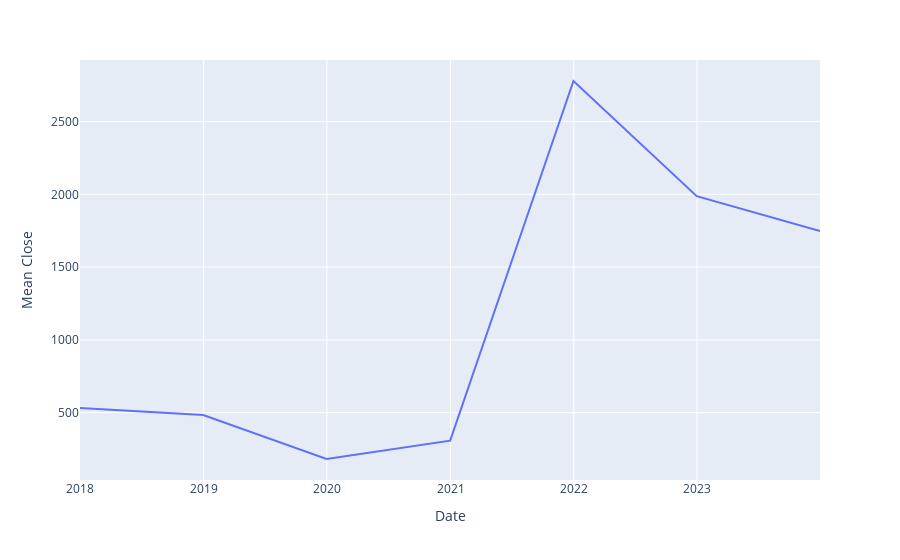

Notebook cell for this chart:
### Code cell
# yearly mean chart
yearly_close_mean = updated_data.resample('Y')['CLOSE'].mean()

# creating a new DataFrame with the resampled data
yearly_data = pd.DataFrame(
    {'Date': yearly_close_mean.index, 'Mean Close': yearly_close_mean.values})

# plotting the data
fig = px.line(yearly_data, x='Date', y='Mean Close', line_shape='linear', labels={
              'Date': 'Date', 'Mean Close': 'Mean Close'})
fig.show()

### Figure 1 — Plotly figure (JSON) as saved in the notebook; plotly's stock layout.template omitted (floating-point values rounded to 4 significant figures)
{"data": [{"hovertemplate": "Date=%{x}<br>Mean Close=%{y}<extra></extra>", "legendgroup": "", "line": {"color": "#636efa", "dash": "solid", "shape": "linear"}, "marker": {"symbol": "circle"}, "mode": "lines", "name": "", "orientation": "v", "showlegend": false, "type": "scatter", "x": ["2017-12-31T00:00:00", "2018-12-31T00:00:00", "2019-12-31T00:00:00", "2020-12-31T00:00:00", "2021-12-31T00:00:00", "2022-12-31T00:00:00", "2023-12-31T00:00:00"], "xaxis": "x", "y": [532.1, 483.5, 181.8, 307.5, 2778.0, 1987.0, 1748.0], "yaxis": "y"}], "layout": {"legend": {"tracegroupgap": 0}, "margin": {"t": 60}, "xaxis": {"anchor": "y", "domain": [0, 1], "title": {"text": "Date"}}, "yaxis": {"anchor": "x", "domain": [0, 1], "title": {"text": "Mean Close"}}}}
